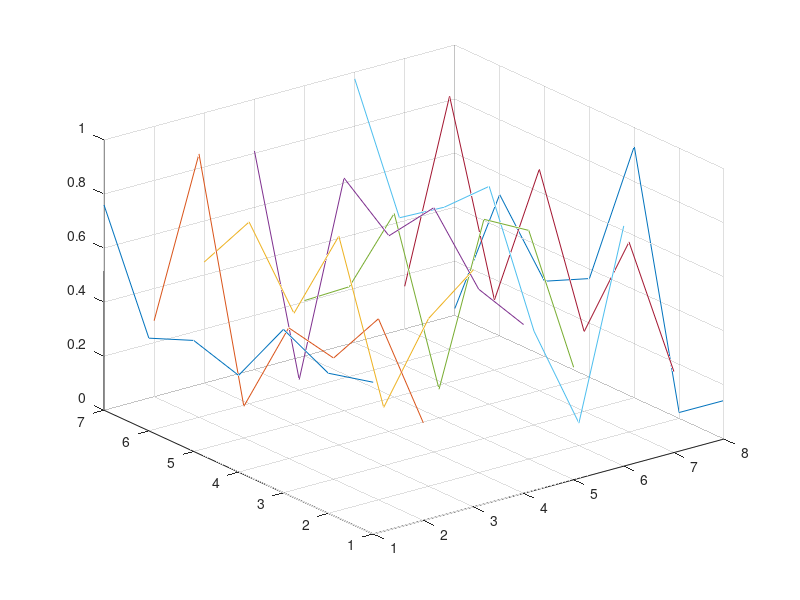

The MATLAB source for this figure:
figure (1)
m=7;
n=8;
d=rand(m,n)
[x,y]=meshgrid(1:n,1:m);
plot3(x,y,d);grid on;
%figure (2)
%m = 2;
%n = 3;
%d = [1,1,1;2,2,2;3,3,3];